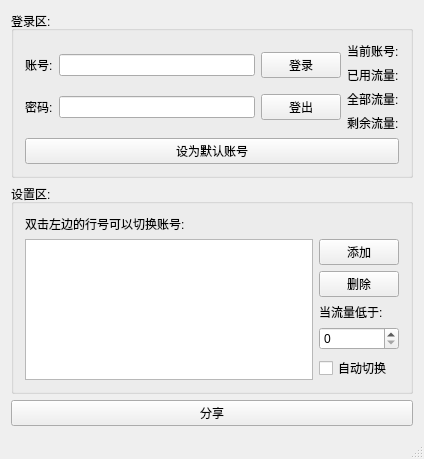
<?xml version="1.0" encoding="UTF-8"?>
<ui version="4.0">
 <class>LoginWindow</class>
 <widget class="QMainWindow" name="LoginWindow">
  <property name="geometry">
   <rect>
    <x>0</x>
    <y>0</y>
    <width>424</width>
    <height>384</height>
   </rect>
  </property>
  <property name="windowTitle">
   <string>LoginWindow</string>
  </property>
  <widget class="QWidget" name="centralWidget">
   <layout class="QVBoxLayout" name="verticalLayout_6">
    <item>
     <widget class="QGroupBox" name="loginGroupBox">
      <property name="title">
       <string>登录区:</string>
      </property>
      <layout class="QVBoxLayout" name="verticalLayout_4">
       <item>
        <layout class="QHBoxLayout" name="horizontalLayout_3">
         <item>
          <layout class="QVBoxLayout" name="verticalLayout_2">
           <item>
            <layout class="QHBoxLayout" name="horizontalLayout">
             <item>
              <widget class="QLabel" name="userLabel">
               <property name="text">
                <string>账号:</string>
               </property>
              </widget>
             </item>
             <item>
              <widget class="QLineEdit" name="userLineEdit">
               <property name="enabled">
                <bool>true</bool>
               </property>
               <property name="placeholderText">
                <string/>
               </property>
              </widget>
             </item>
             <item>
              <widget class="QPushButton" name="loginButton">
               <property name="text">
                <string>登录</string>
               </property>
              </widget>
             </item>
            </layout>
           </item>
           <item>
            <layout class="QHBoxLayout" name="horizontalLayout_2">
             <item>
              <widget class="QLabel" name="passwdLabel">
               <property name="text">
                <string>密码:</string>
               </property>
              </widget>
             </item>
             <item>
              <widget class="QLineEdit" name="passwdLineEdit">
               <property name="enabled">
                <bool>true</bool>
               </property>
               <property name="inputMask">
                <string/>
               </property>
               <property name="text">
                <string/>
               </property>
               <property name="echoMode">
                <enum>QLineEdit::Password</enum>
               </property>
               <property name="placeholderText">
                <string/>
               </property>
              </widget>
             </item>
             <item>
              <widget class="QPushButton" name="logoutButton">
               <property name="text">
                <string>登出</string>
               </property>
              </widget>
             </item>
            </layout>
           </item>
          </layout>
         </item>
         <item>
          <layout class="QVBoxLayout" name="verticalLayout">
           <item>
            <widget class="QLabel" name="nowUserLabel">
             <property name="text">
              <string>当前账号:</string>
             </property>
            </widget>
           </item>
           <item>
            <widget class="QLabel" name="usedLabel">
             <property name="text">
              <string>已用流量:</string>
             </property>
            </widget>
           </item>
           <item>
            <widget class="QLabel" name="totalLabel">
             <property name="text">
              <string>全部流量:</string>
             </property>
            </widget>
           </item>
           <item>
            <widget class="QLabel" name="leftLabel">
             <property name="text">
              <string>剩余流量:</string>
             </property>
            </widget>
           </item>
          </layout>
         </item>
        </layout>
       </item>
       <item>
        <widget class="QPushButton" name="defaultButton">
         <property name="text">
          <string>设为默认账号</string>
         </property>
        </widget>
       </item>
      </layout>
     </widget>
    </item>
    <item>
     <widget class="QGroupBox" name="infoGroupBox">
      <property name="title">
       <string>设置区:</string>
      </property>
      <layout class="QVBoxLayout" name="verticalLayout_5">
       <item>
        <widget class="QLabel" name="usersHelp">
         <property name="text">
          <string>双击左边的行号可以切换账号:</string>
         </property>
        </widget>
       </item>
       <item>
        <layout class="QHBoxLayout" name="horizontalLayout_4">
         <item>
          <widget class="QTableWidget" name="userTableWidget">
           <property name="frameShape">
            <enum>QFrame::StyledPanel</enum>
           </property>
           <property name="frameShadow">
            <enum>QFrame::Plain</enum>
           </property>
           <property name="columnCount">
            <number>0</number>
           </property>
          </widget>
         </item>
         <item>
          <layout class="QVBoxLayout" name="verticalLayout_3">
           <item>
            <widget class="QPushButton" name="adduserButton">
             <property name="text">
              <string>添加</string>
             </property>
            </widget>
           </item>
           <item>
            <widget class="QPushButton" name="delUserButton">
             <property name="text">
              <string>删除</string>
             </property>
            </widget>
           </item>
           <item>
            <spacer name="verticalSpacer">
             <property name="orientation">
              <enum>Qt::Vertical</enum>
             </property>
             <property name="sizeHint" stdset="0">
              <size>
               <width>20</width>
               <height>40</height>
              </size>
             </property>
            </spacer>
           </item>
           <item>
            <widget class="QLabel" name="label">
             <property name="text">
              <string>当流量低于:</string>
             </property>
            </widget>
           </item>
           <item>
            <widget class="QSpinBox" name="switchSpinBox"/>
           </item>
           <item>
            <widget class="QCheckBox" name="autoChange">
             <property name="text">
              <string>自动切换</string>
             </property>
            </widget>
           </item>
          </layout>
         </item>
        </layout>
       </item>
      </layout>
     </widget>
    </item>
    <item>
     <widget class="QPushButton" name="sharedButton">
      <property name="text">
       <string>分享</string>
      </property>
     </widget>
    </item>
   </layout>
  </widget>
  <widget class="QStatusBar" name="statusBar"/>
 </widget>
 <layoutdefault spacing="6" margin="11"/>
 <tabstops>
  <tabstop>userLineEdit</tabstop>
  <tabstop>passwdLineEdit</tabstop>
  <tabstop>loginButton</tabstop>
  <tabstop>logoutButton</tabstop>
 </tabstops>
 <resources/>
 <connections/>
</ui>
